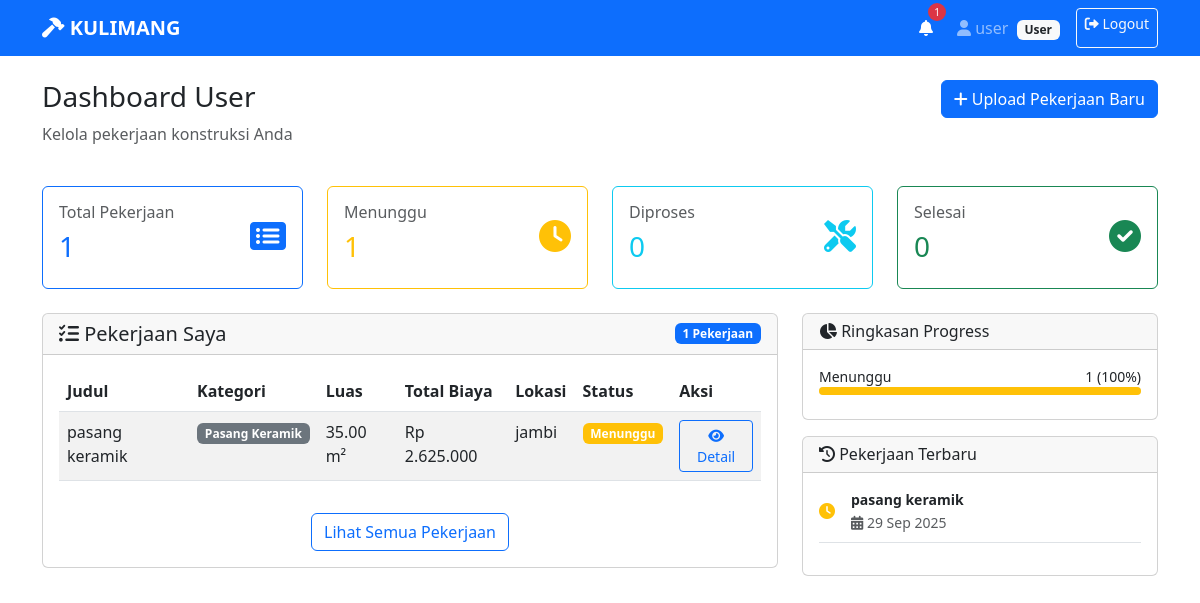
The page /dashboard_user.php (signed in) on the database its author committed.
### tables this page shows
CREATE TABLE IF NOT EXISTS `pekerjaan` (
  `id` int NOT NULL AUTO_INCREMENT,
  `judul` varchar(255) NOT NULL,
  `deskripsi` text,
  `id_kategori` int NOT NULL,
  `id_user` int NOT NULL,
  `panjang` decimal(8,2) NOT NULL,
  `lebar` decimal(8,2) NOT NULL,
  `luas` decimal(10,2) GENERATED ALWAYS AS ((`panjang` * `lebar`)) VIRTUAL,
  `total_biaya` decimal(12,2) DEFAULT NULL,
  `dp_dibayar` decimal(12,2) DEFAULT '0.00',
  `status` enum('menunggu','diproses','selesai') DEFAULT 'menunggu',
  `lokasi` text,
  `created_at` timestamp NULL DEFAULT CURRENT_TIMESTAMP,
  PRIMARY KEY (`id`),
  KEY `id_kategori` (`id_kategori`),
  KEY `id_user` (`id_user`)
);

CREATE TABLE IF NOT EXISTS `kategori_pekerjaan` (
  `id` int NOT NULL AUTO_INCREMENT,
  `nama_kategori` varchar(100) NOT NULL,
  `deskripsi` text,
  `harga_per_meter` decimal(10,2) DEFAULT '0.00',
  PRIMARY KEY (`id`)
);

### dashboard_user.php (the view, shortened to what the rows shown need)
<?php
require_once 'config.php';
$user_id = $_SESSION['user_id'];
?>
<!DOCTYPE html>
<html lang="id">
<head>
    <link href="https://cdn.jsdelivr.net/npm/bootstrap@5.3.0/dist/css/bootstrap.min.css" rel="stylesheet">
    <link href="https://cdnjs.cloudflare.com/ajax/libs/font-awesome/6.0.0/css/all.min.css" rel="stylesheet">
</head>
<body>
    <div class="container mt-4">
        <div class="row">
            <div class="col-md-8">
                <div class="card">
                    <div class="card-body">
                        <?php
                        $stmt = $pdo->prepare("SELECT p.*, k.nama_kategori FROM pekerjaan p
                                            JOIN kategori_pekerjaan k ON p.id_kategori = k.id
                                            WHERE p.id_user = ? ORDER BY p.created_at DESC LIMIT 10");
                        $stmt->execute([$user_id]);
                        $pekerjaan = $stmt->fetchAll();
                        if ($pekerjaan): ?>
                            <div class="table-responsive">
                                <table class="table table-striped">
                                    <thead>
                                        <tr>
                                            <th>Judul</th>
                                            <th>Kategori</th>
                                            <th>Luas</th>
                                            <th>Total Biaya</th>
                                            <th>Lokasi</th>
                                            <th>Status</th>
                                            <th>Aksi</th>
                                        </tr>
                                    </thead>
                                    <tbody>
                                        <?php foreach ($pekerjaan as $p):
                                            $status = $p['status'] ?? 'menunggu';
                                        ?>
                                            <tr>
                                                <td><?php echo htmlspecialchars($p['judul'] ?? '-'); ?></td>
                                                <td>
                                                    <span class="badge bg-secondary"><?php echo htmlspecialchars($p['nama_kategori'] ?? '-'); ?></span>
                                                </td>
                                                <td>
                                                    <?php
                                                    if (!empty($p['luas'])) {
                                                        echo $p['luas'];
                                                    } elseif (!empty($p['panjang']) && !empty($p['lebar'])) {
                                                        $luas = $p['panjang'] * $p['lebar'];
                                                        echo number_format($luas, 2);
                                                    } else {
                                                        echo '0';
                                                    }
                                                    ?> m²
                                                </td>
                                                <td>Rp <?php echo number_format($p['total_biaya'] ?? 0, 0, ',', '.'); ?></td>
                                                <td><?php echo htmlspecialchars($p['lokasi'] ?? '-'); ?></td>
                                                <td>
                                                    <span class="badge status-badge bg-<?php
                                                        echo $status == 'menunggu' ? 'warning' :
                                                            ($status == 'diproses' ? 'info' :
                                                            ($status == 'selesai' ? 'success' : 'secondary'));
                                                    ?>">
                                                        <?php echo ucfirst($status);  ?>
                                                    </span>
                                                </td>
                                                <td>
                                                    <a href="detail_pekerjaan_user.php?id=<?php echo $p['id']; ?>" class="btn btn-sm btn-outline-primary">
                                                        <i class="fas fa-eye"></i> Detail
                                                    </a>
                                                </td>
                                            </tr>
                                        <?php endforeach; ?>
                                    </tbody>
                                </table>
                            </div>
                        <?php endif; ?>
                    </div>
                </div>
            </div>
            <div class="col-md-4">
                <div class="card mt-3">
                    <div class="card-body">
                        <?php
                        $stmt = $pdo->prepare("SELECT p.judul, p.status, p.created_at
                                              FROM pekerjaan p
                                              WHERE p.id_user = ?
                                              ORDER BY p.created_at DESC
                                              LIMIT 5");
                        $stmt->execute([$user_id]);
                        $pekerjaan_terbaru = $stmt->fetchAll();
                        if ($pekerjaan_terbaru):
                            foreach ($pekerjaan_terbaru as $pekerjaan):
                        ?>
                            <div class="d-flex align-items-center mb-3 pb-2 border-bottom">
                                <div class="flex-shrink-0">
                                    <?php
                                    $status = $pekerjaan['status'] ?? 'menunggu';
                                    if ($status == 'selesai') {
                                        echo '<i class="fas fa-check-circle text-success"></i>';
                                    } elseif ($status == 'diproses') {
                                        echo '<i class="fas fa-tools text-info"></i>';
                                    } else {
                                        echo '<i class="fas fa-clock text-warning"></i>';
                                    }
                                    ?>
                                </div>
                                <div class="flex-grow-1 ms-3">
                                    <small class="d-block fw-bold"><?php echo htmlspecialchars(substr($pekerjaan['judul'] ?? '', 0, 30)) . (strlen($pekerjaan['judul'] ?? '') > 30 ? '...' : ''); ?></small>
                                    <small class="text-muted">
                                        <i class="fas fa-calendar-alt"></i>
                                        <?php echo date('d M Y', strtotime($pekerjaan['created_at'])); ?>
                                    </small>
                                </div>
                            </div>
                        <?php
                            endforeach;
                        else:
                        ?>
                            <p class="text-muted text-center small">Belum ada pekerjaan</p>
                        <?php endif; ?>
                    </div>
                </div>
            </div>
        </div>
    </div>
</body>
</html>

### rows shown on the page
pekerjaan: judul "pasang keramik", id_kategori.nama_kategori "Pasang Keramik", luas "35.00", total_biaya "2.625.000", lokasi "jambi", status "Menunggu", created_at "29 Sep 2025"

### other values the page prints
$notif_count "1"
$_SESSION['nama_lengkap'] "user"
$stmt->fetch()['total'] "1"
$stmt->fetch()['total'] "0"
$status_name "Menunggu"
$status['total'] "1"
$percentage "100"
